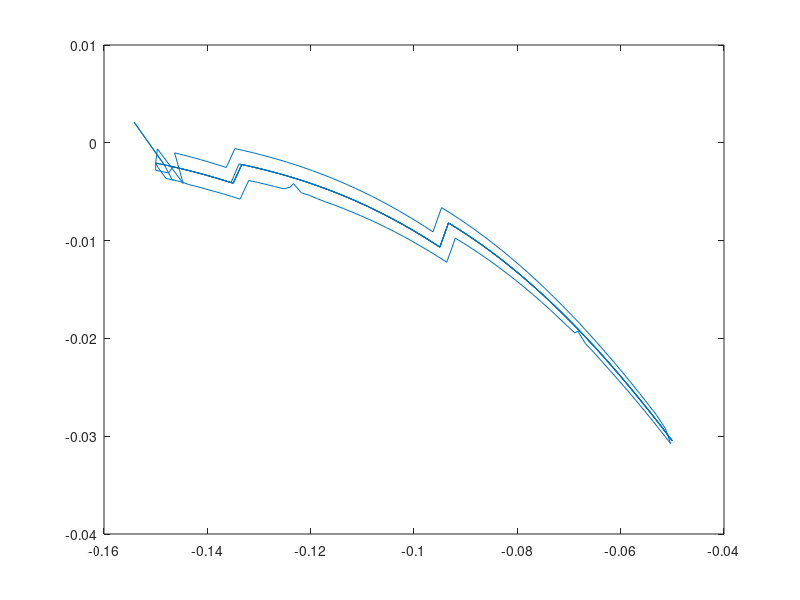

This figure's MATLAB source:
close all
clear all
d=[-0.15 -0.002069;
-0.148333 -0.002254;
-0.146667 -0.002449;
-0.145 -0.002656;
-0.143333 -0.002873;
-0.141667 -0.003103;
-0.14 -0.003345;
-0.138333 -0.003598;
-0.136667 -0.003865;
-0.135 -0.004144;
-0.133333 -0.002223;
-0.131667 -0.002418;
-0.13 -0.002624;
-0.128333 -0.002844;
-0.126667 -0.003077;
-0.125 -0.003325;
-0.123333 -0.003586;
-0.121667 -0.003863;
-0.12 -0.004155;
-0.118333 -0.004463;
-0.116667 -0.004787;
-0.115 -0.005129;
-0.113333 -0.005487;
-0.111667 -0.005863;
-0.11 -0.006257;
-0.108333 -0.00667;
-0.106667 -0.007101;
-0.105 -0.007551;
-0.103333 -0.008022;
-0.101667 -0.008511;
-0.1 -0.009021;
-0.098333 -0.009552;
-0.096667 -0.010103;
-0.095 -0.010674;
-0.093333 -0.008199;
-0.091667 -0.008744;
-0.09 -0.009314;
-0.088333 -0.009908;
-0.086667 -0.010527;
-0.085 -0.011172;
-0.083333 -0.011842;
-0.081667 -0.012538;
-0.08 -0.013259;
-0.078333 -0.014006;
-0.076667 -0.014779;
-0.075 -0.015578;
-0.073333 -0.016402;
-0.071667 -0.017252;
-0.07 -0.018127;
-0.068333 -0.019027;
-0.066667 -0.019952;
-0.065 -0.020902;
-0.063333 -0.021876;
-0.061667 -0.022873;
-0.06 -0.023895;
-0.058333 -0.024939;
-0.056667 -0.026007;
-0.055 -0.027096;
-0.053333 -0.028208;
-0.051667 -0.02934;
-0.05 -0.030494;
-0.051667 -0.02934;
-0.053333 -0.028208;
-0.055 -0.027096;
-0.056667 -0.026007;
-0.058333 -0.024939;
-0.06 -0.023895;
-0.061667 -0.022873;
-0.063333 -0.021876;
-0.065 -0.020902;
-0.066667 -0.019952;
-0.068333 -0.019027;
-0.07 -0.018127;
-0.071667 -0.017252;
-0.073333 -0.016402;
-0.075 -0.015578;
-0.076667 -0.014779;
-0.078333 -0.014006;
-0.08 -0.013259;
-0.081667 -0.012538;
-0.083333 -0.011842;
-0.085 -0.011172;
-0.086667 -0.010527;
-0.088333 -0.009908;
-0.09 -0.009314;
-0.091667 -0.008744;
-0.093333 -0.008199;
-0.095 -0.010674;
-0.096667 -0.010102;
-0.098333 -0.009552;
-0.1 -0.009021;
-0.101667 -0.008511;
-0.103333 -0.008022;
-0.105 -0.007551;
-0.106667 -0.007101;
-0.108333 -0.00667;
-0.11 -0.006257;
-0.111667 -0.005863;
-0.113333 -0.005487;
-0.115 -0.005129;
-0.116667 -0.004787;
-0.118333 -0.004463;
-0.12 -0.004155;
-0.121667 -0.003863;
-0.123333 -0.003586;
-0.125 -0.003325;
-0.126667 -0.003077;
-0.128333 -0.002844;
-0.13 -0.002624;
-0.131667 -0.002418;
-0.133333 -0.002223;
-0.13388 -0.002162;
-0.135408 -0.004075;
-0.136936 -0.003821;
-0.138463 -0.003578;
-0.14 -0.003345;
-0.141667 -0.003103;
-0.143333 -0.002874;
-0.145 -0.002656;
-0.146667 -0.002449;
-0.148333 -0.002254;
-0.154167 0.002098;
-0.148333 -0.002253;
-0.146806 -0.003781;
-0.145278 -0.00396;
-0.143636 -0.004262;
-0.141991 -0.004478;
-0.140328 -0.00472;
-0.138661 -0.004962;
-0.136995 -0.005213;
-0.135328 -0.005477;
-0.133661 -0.005754;
-0.131995 -0.003852;
-0.130328 -0.004044;
-0.128661 -0.004248;
-0.126995 -0.004465;
-0.12533 -0.004693;
-0.124036 -0.004567;
-0.123333 -0.004174;
-0.121806 -0.005112;
-0.120278 -0.005365;
-0.118656 -0.005725;
-0.116989 -0.006066;
-0.11533 -0.006379;
-0.113664 -0.006723;
-0.111997 -0.007077;
-0.11033 -0.007449;
-0.108664 -0.00784;
-0.106997 -0.008248;
-0.10533 -0.008675;
-0.103664 -0.009121;
-0.101997 -0.009587;
-0.10033 -0.010073;
-0.098664 -0.010578;
-0.096997 -0.011104;
-0.09533 -0.01165;
-0.093664 -0.012217;
-0.091997 -0.009753;
-0.09033 -0.010292;
-0.088664 -0.010856;
-0.086997 -0.011445;
-0.08533 -0.012059;
-0.083664 -0.012698;
-0.081997 -0.013362;
-0.080333 -0.014049;
-0.078667 -0.014766;
-0.077 -0.015508;
-0.075333 -0.016275;
-0.073667 -0.017068;
-0.072 -0.017886;
-0.070333 -0.01873;
-0.068806 -0.019461;
-0.068333 -0.019224;
-0.066806 -0.020537;
-0.065278 -0.021384;
-0.063653 -0.022348;
-0.061988 -0.023332;
-0.060321 -0.024326;
-0.058655 -0.025341;
-0.056989 -0.026381;
-0.055331 -0.027434;
-0.053664 -0.028522;
-0.051998 -0.029629;
-0.050331 -0.030756;
-0.051336 -0.029234;
-0.053002 -0.027876;
-0.054669 -0.02674;
-0.056335 -0.025624;
-0.058002 -0.024531;
-0.059669 -0.023459;
-0.061335 -0.02241;
-0.063002 -0.021384;
-0.064669 -0.020382;
-0.066335 -0.019404;
-0.068002 -0.018449;
-0.069669 -0.01752;
-0.071335 -0.016615;
-0.073002 -0.015735;
-0.074669 -0.014881;
-0.076335 -0.014052;
-0.078002 -0.013249;
-0.079669 -0.012471;
-0.081335 -0.011719;
-0.083002 -0.010994;
-0.084669 -0.010293;
-0.086335 -0.009619;
-0.088002 -0.008969;
-0.089669 -0.008346;
-0.091335 -0.007747;
-0.093002 -0.007173;
-0.094669 -0.006624;
-0.096335 -0.009107;
-0.098002 -0.008532;
-0.099669 -0.007977;
-0.101335 -0.007443;
-0.103002 -0.00693;
-0.104669 -0.006437;
-0.106335 -0.005963;
-0.108002 -0.005509;
-0.109669 -0.005075;
-0.111335 -0.004659;
-0.113002 -0.004262;
-0.114669 -0.003882;
-0.116335 -0.003521;
-0.118002 -0.003177;
-0.119669 -0.00285;
-0.121335 -0.002539;
-0.123002 -0.002244;
-0.124669 -0.001965;
-0.126335 -0.001701;
-0.128002 -0.001451;
-0.129669 -0.001216;
-0.131335 -0.000994;
-0.133002 -0.000785;
-0.134667 -0.00059;
-0.136333 -0.002526;
-0.138 -0.002244;
-0.139667 -0.001976;
-0.141333 -0.001719;
-0.143 -0.001476;
-0.144667 -0.001244;
-0.146333 -0.001025;
-0.144667 -0.00415;
-0.149667 -0.000619;
-0.15 -0.002063;
-0.148333 -0.002247;
-0.146667 -0.002442;
-0.145 -0.002649;
-0.143333 -0.002866;
-0.141667 -0.003095;
-0.14 -0.003337;
-0.138333 -0.00359;
-0.136667 -0.003856;
-0.135 -0.004135;
-0.133333 -0.002217;
-0.131667 -0.002411;
-0.13 -0.002618;
-0.128333 -0.002837;
-0.126667 -0.00307;
-0.125 -0.003317;
-0.123333 -0.003578;
-0.121667 -0.003855;
-0.12 -0.004146;
-0.118333 -0.004454;
-0.116667 -0.004778;
-0.115 -0.005118;
-0.113333 -0.005476;
-0.111667 -0.005852;
-0.11 -0.006245;
-0.108333 -0.006658;
-0.106667 -0.007088;
-0.105 -0.007539;
-0.103333 -0.008008;
-0.101667 -0.008497;
-0.1 -0.009007;
-0.098333 -0.009537;
-0.096667 -0.010087;
-0.095 -0.010658;
-0.093333 -0.008185;
-0.091667 -0.008729;
-0.09 -0.009298;
-0.088333 -0.009892;
-0.086667 -0.01051;
-0.085 -0.011154;
-0.083333 -0.011824;
-0.081667 -0.012519;
-0.08 -0.01324;
-0.078333 -0.013987;
-0.076667 -0.014759;
-0.075 -0.015557;
-0.073333 -0.016381;
-0.071667 -0.01723;
-0.07 -0.018105;
-0.068333 -0.019004;
-0.066667 -0.019929;
-0.065 -0.020878;
-0.063333 -0.021852;
-0.061667 -0.022849;
-0.06 -0.02387;
-0.058333 -0.024914;
-0.056667 -0.025981;
-0.055 -0.027071;
-0.053333 -0.028182;
-0.051667 -0.029314;
-0.05 -0.030467;
-0.051667 -0.029314;
-0.053333 -0.028182;
-0.055 -0.027071;
-0.056666 -0.025982;
-0.058333 -0.024916;
-0.06 -0.023872;
-0.061666 -0.022851;
-0.063333 -0.021853;
-0.065 -0.02088;
-0.066666 -0.019931;
-0.068333 -0.019007;
-0.07 -0.018107;
-0.071666 -0.017232;
-0.073333 -0.016383;
-0.075 -0.01556;
-0.076666 -0.014762;
-0.078333 -0.013989;
-0.08 -0.013243;
-0.081666 -0.012522;
-0.083333 -0.011827;
-0.085 -0.011157;
-0.086666 -0.010513;
-0.088333 -0.009895;
-0.09 -0.009301;
-0.091666 -0.008732;
-0.093333 -0.008188;
-0.095 -0.010662;
-0.096666 -0.01009;
-0.098333 -0.00954;
-0.1 -0.00901;
-0.101666 -0.008501;
-0.103333 -0.008011;
-0.105 -0.007542;
-0.106666 -0.007092;
-0.108333 -0.006661;
-0.11 -0.006249;
-0.111666 -0.005855;
-0.113333 -0.005479;
-0.115 -0.005121;
-0.116666 -0.004781;
-0.118333 -0.004457;
-0.12 -0.004149;
-0.121666 -0.003857;
-0.123333 -0.003581;
-0.125 -0.003319;
-0.126666 -0.003073;
-0.128333 -0.00284;
-0.13 -0.00262;
-0.131666 -0.002414;
-0.133333 -0.00222;
-0.135 -0.004139;
-0.136666 -0.00386;
-0.138333 -0.003593;
-0.14 -0.00334;
-0.141666 -0.003098;
-0.143333 -0.002869;
-0.145 -0.002651;
-0.146666 -0.002445;
-0.147501 -0.003082;
-0.15 -0.002809;
-0.15 -0.002065;
-0.149528 -0.002538;
-0.148 -0.003644;
-0.146472 -0.003816];
plot(d(:,1),d(:,2));
